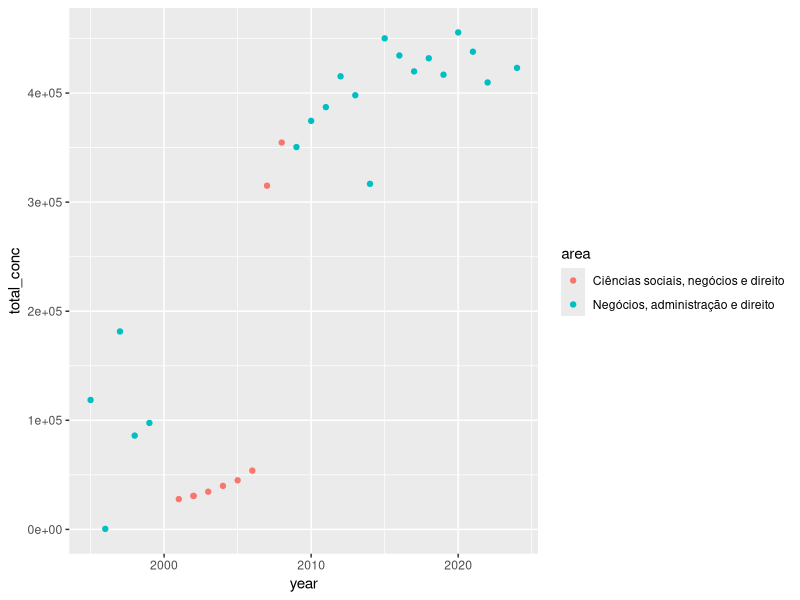
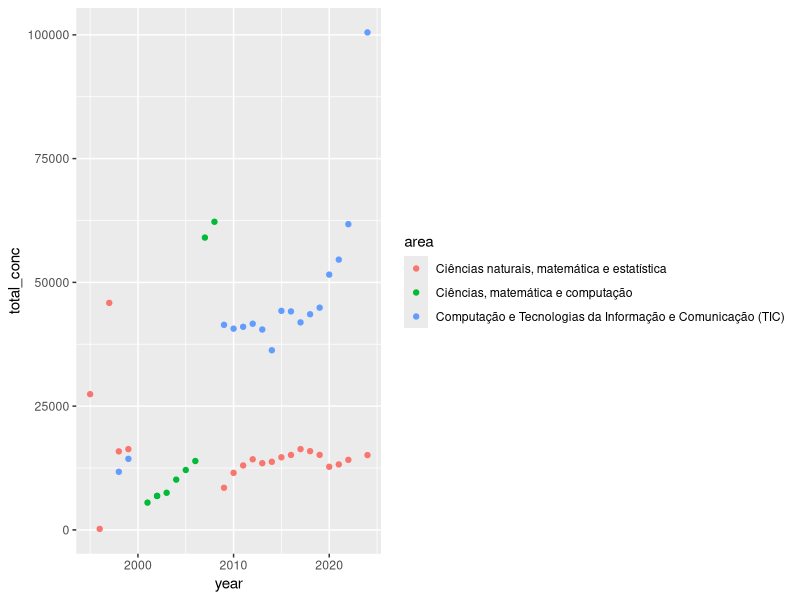
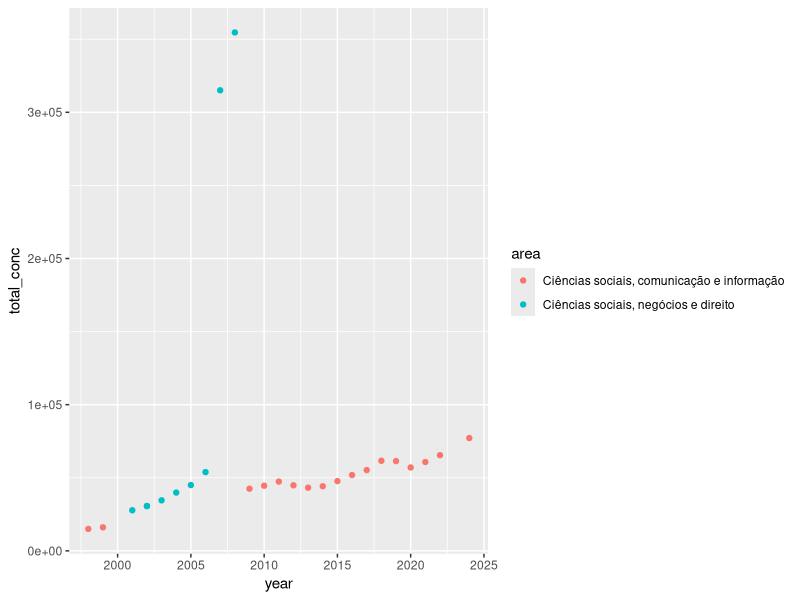
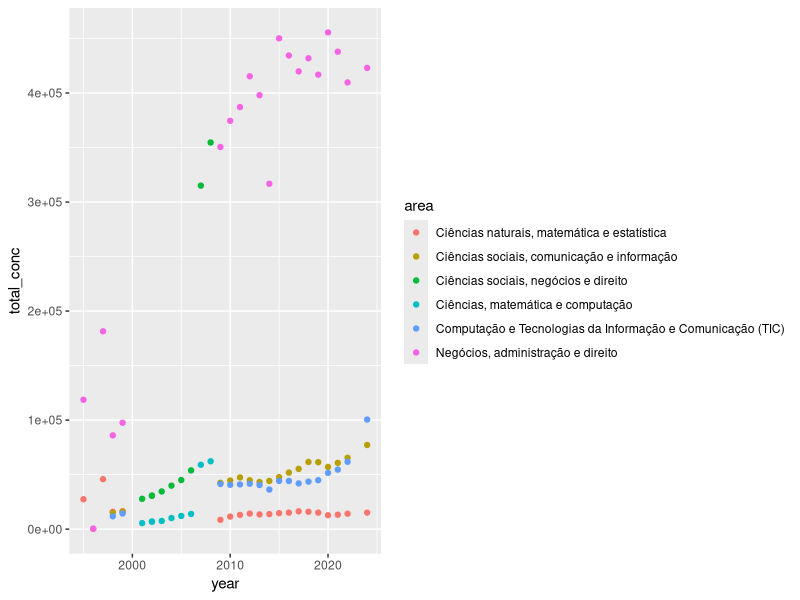
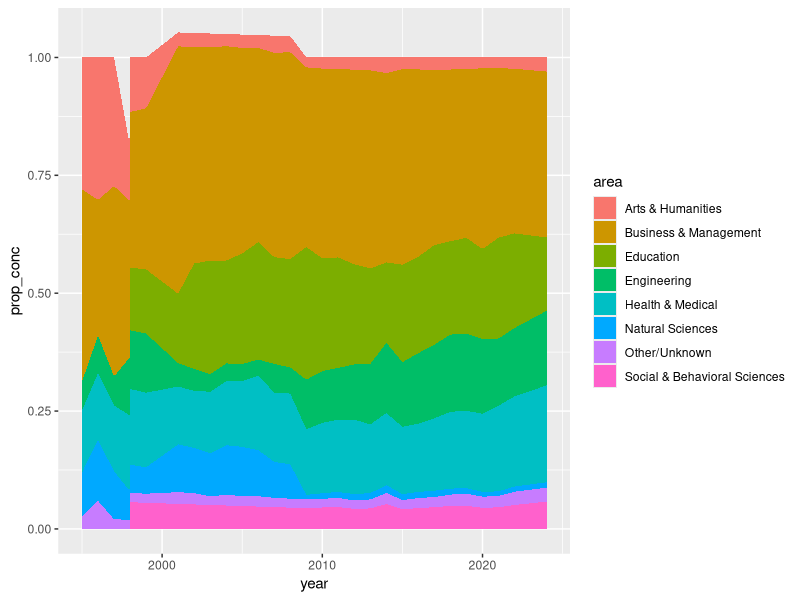

The R source for these figures, in order:
library( tidyverse )

#combining the brazil education data

br1995_99 = read_csv("1995_1999_clean.csv")
br2000_08 = read_csv("2000_2008_clean.csv")
br2009_13 = read_csv("censo_2009_13.csv")
br2014_24 = read_csv("censo_2014_24.csv")

br1995_99 = br1995_99 %>% 
  rename( "area" = NO_CINE_AREA_GERAL,
          "ano" = NU_ANO_CENSO,
          "total_conc" = QT_CONC,
          "total_fem" =  QT_CONC_FEM,
          "total_masc" = QT_CONC_MASC)

br2000_08 = br2000_08 %>% 
  rename( "area" = NO_CINE_AREA_GERAL,
          "ano" = NU_ANO_CENSO,
          "total_conc" = QT_CONC,
          "total_fem" =  QT_CONC_FEM,
          "total_masc" = QT_CONC_MASC)

brazil_ed = bind_rows(br1995_99,br2000_08,br2009_13,br2014_24)


brazil_ed = brazil_ed %>% 
  filter(area != "Programas ou Cursos Gerais")

brazil_ed = brazil_ed %>% 
  rename( "year" = ano)

table(brazil_ed$area)

#which major categories can we combine?
brazil_ed %>% 
  filter(str_detect(area, "direito")) %>%
  #filter(area == "Negócios, administração e direito") %>% 
  ggplot(aes(year, total_conc, col = area))+
  geom_point()
#these don't overlap, look ok to combine

brazil_ed %>% 
  filter(str_detect(area, "matemática") 
         | str_detect(area, "computação")
         | str_detect(area, "Computação")) %>%
  ggplot(aes(year, total_conc, col = area))+
  geom_point()

brazil_ed %>% 
  filter(str_detect(area, "sociais")) %>%
  ggplot(aes(year, total_conc, col = area))+
  geom_point()

table(brazil_ed$area)

brazil_ed %>% 
  filter(area %in% c("Ciências naturais, matemática e estatística",
                     "Ciências sociais, comunicação e informação", 
                     "Ciências sociais, negócios e direito",
                     "Ciências, matemática e computação",
                     "Computação e Tecnologias da Informação e Comunicação (TIC)",
                     "Negócios, administração e direito")) %>% 
  ggplot(aes(year, total_conc, col = area))+
  geom_point()


# combine some columns that should be in the same category
brazil_ed = brazil_ed %>% 
  mutate(area = case_when(
    area == "Artes e humanidades" ~ "Artes e humanidades",
    area == "Humanidades e artes" ~ "Artes e humanidades",
    TRUE ~ area
  )) %>%
  mutate(area = case_when(
    area == "Agricultura e veterinária" ~ "Agricultura, silvicultura, pesca e veterinária",
    area == "Agricultura, silvicultura, pesca e veterinária" ~ "Agricultura, silvicultura, pesca e veterinária",
    TRUE ~ area
  )) %>%
  mutate(area = case_when(
    area == "Saúde e bem estar social" ~ "Saúde e bem-estar",
    area == "Saúde e bem-estar" ~ "Saúde e bem-estar",
    TRUE ~ area
  ))


# the mash up of science, math, comp sci, social sciences, and business is messy
# we need to align with the US categories

# Other/Unknown = Agricultura, silvicultura, pesca e veterinária 
# Arts & Humanities = Artes e humanidades 
# Business & Management = Negócios, administração e direito + Servicios + Ciências sociais, negócios e direito
# Behavioral & Social Sciences = Ciências sociais, comunicação e informação 
# Health & Medical = Saúde e bem-estar 
# Education = Educação 
# Engineering = Engenharia, produção e construção + Computação e Tecnologias da Informação e Comunicação
# Natural Sciences = Ciências naturais, matemática e estatística + Ciências, matemática e computação


#copilot help write code for the combined variables above in brazil_ed. When we combine
#columns, if they both have data in them, this data should be summed For example,
#in the new column "Science, math, IT, and social science," the total_fem for 2012
#should be 45748. 

brazil_ed = brazil_ed %>% 
  mutate(area = case_when(
    area %in% c("Ciências naturais, matemática e estatística",
                "Ciências, matemática e computação")
                 ~ "Natural Sciences",
    area %in% c("Ciências sociais, negócios e direito",
                "Negócios, administração e direito", "Serviços") ~ 
      "Business & Management",
    area %in% c("Engenharia, produção e construção", 
    "Computação e Tecnologias da Informação e Comunicação (TIC)") ~ "Engineering",
    TRUE ~ area
  )) %>%
  group_by(year, area) %>%
  summarise(
    total_conc = sum(total_conc),
    total_fem = sum(total_fem),
    total_masc = sum(total_masc),
    .groups = "drop"
  )

table(brazil_ed$area)

brazil_ed = brazil_ed %>% 
  mutate(area = recode(area,
                       "Agricultura, silvicultura, pesca e veterinária" = "Other/Unknown",
                       "Artes e humanidades" = "Arts & Humanities",
                       "Educação"= "Education",
                       "Ciências sociais, comunicação e informação"= "Social & Behavioral Sciences",
                       "Saúde e bem-estar"= "Health & Medical"))


#Claude helped me add the totals
brazil_ed = brazil_ed %>%
  group_by(year) %>%
  summarise(
    area = "Total",
    total_conc = sum(total_conc, na.rm = TRUE),
    total_fem  = sum(total_fem,  na.rm = TRUE),
    total_masc = sum(total_masc, na.rm = TRUE)
  ) %>%
  bind_rows(brazil_ed) %>%          # combine with original data
  arrange(year, area)               # sort so "Total" appears with each year

brazil_ed

write_csv(brazil_ed, "brazil_ed_recoded.csv")

brazil_ed %>%
  mutate(check = total_fem + total_masc == total_conc) %>%
  filter(check == FALSE)


# let's make a dataset that has proportions of total_conc, total_fem, and total_masc for each area (divide by Total for each year) rather than totals

brazil_edprop = brazil_ed %>%
  group_by(year) %>%
  mutate(
    prop_conc = total_conc / total_conc[area == "Total"],
    prop_fem = total_fem / total_fem[area == "Total"],
    prop_masc = total_masc / total_masc[area == "Total"]
  ) %>%
  ungroup()

head(brazil_edprop)

#brazil_edprop = brazil_edprop %>% 
  #pivot_longer(cols = c(prop_conc,prop_fem,prop_masc), names_to = "type",
               #values_to = "prop")

brazil_edprop %>% 
  filter(area != "Total") %>% 
  ggplot(aes(year,prop_conc,fill = area))+
  geom_area()
  
